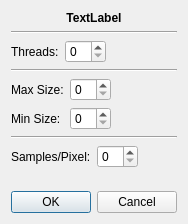
<?xml version="1.0" encoding="UTF-8"?>
<ui version="4.0">
 <class>PathTracingParametersForNd</class>
 <widget class="QDialog" name="PathTracingParametersForNd">
  <property name="geometry">
   <rect>
    <x>0</x>
    <y>0</y>
    <width>184</width>
    <height>224</height>
   </rect>
  </property>
  <property name="windowTitle">
   <string>Dialog</string>
  </property>
  <layout class="QVBoxLayout" name="verticalLayout">
   <item>
    <widget class="QLabel" name="label_space">
     <property name="font">
      <font>
       <weight>75</weight>
       <bold>true</bold>
      </font>
     </property>
     <property name="text">
      <string>TextLabel</string>
     </property>
     <property name="alignment">
      <set>Qt::AlignCenter</set>
     </property>
    </widget>
   </item>
   <item>
    <widget class="Line" name="line_3">
     <property name="orientation">
      <enum>Qt::Horizontal</enum>
     </property>
    </widget>
   </item>
   <item>
    <layout class="QHBoxLayout" name="horizontalLayout">
     <item>
      <widget class="QLabel" name="label">
       <property name="text">
        <string>Threads:</string>
       </property>
      </widget>
     </item>
     <item>
      <widget class="QSpinBox" name="spinBox_threads"/>
     </item>
     <item>
      <spacer name="horizontalSpacer">
       <property name="orientation">
        <enum>Qt::Horizontal</enum>
       </property>
       <property name="sizeHint" stdset="0">
        <size>
         <width>40</width>
         <height>20</height>
        </size>
       </property>
      </spacer>
     </item>
    </layout>
   </item>
   <item>
    <widget class="Line" name="line">
     <property name="orientation">
      <enum>Qt::Horizontal</enum>
     </property>
    </widget>
   </item>
   <item>
    <layout class="QHBoxLayout" name="horizontalLayout_2">
     <item>
      <layout class="QFormLayout" name="formLayout">
       <item row="0" column="0">
        <widget class="QLabel" name="label_2">
         <property name="text">
          <string>Max Size:</string>
         </property>
        </widget>
       </item>
       <item row="0" column="1">
        <widget class="QSpinBox" name="spinBox_max_size"/>
       </item>
       <item row="1" column="0">
        <widget class="QLabel" name="label_3">
         <property name="text">
          <string>Min Size:</string>
         </property>
        </widget>
       </item>
       <item row="1" column="1">
        <widget class="QSpinBox" name="spinBox_min_size"/>
       </item>
      </layout>
     </item>
     <item>
      <spacer name="horizontalSpacer_2">
       <property name="orientation">
        <enum>Qt::Horizontal</enum>
       </property>
       <property name="sizeHint" stdset="0">
        <size>
         <width>40</width>
         <height>20</height>
        </size>
       </property>
      </spacer>
     </item>
    </layout>
   </item>
   <item>
    <widget class="Line" name="line_2">
     <property name="orientation">
      <enum>Qt::Horizontal</enum>
     </property>
    </widget>
   </item>
   <item>
    <layout class="QHBoxLayout" name="horizontalLayout_4">
     <item>
      <widget class="QLabel" name="label_4">
       <property name="text">
        <string>Samples/Pixel:</string>
       </property>
      </widget>
     </item>
     <item>
      <widget class="QSpinBox" name="spinBox_samples_per_pixel"/>
     </item>
     <item>
      <spacer name="horizontalSpacer_4">
       <property name="orientation">
        <enum>Qt::Horizontal</enum>
       </property>
       <property name="sizeHint" stdset="0">
        <size>
         <width>40</width>
         <height>20</height>
        </size>
       </property>
      </spacer>
     </item>
    </layout>
   </item>
   <item>
    <spacer name="verticalSpacer">
     <property name="orientation">
      <enum>Qt::Vertical</enum>
     </property>
     <property name="sizeHint" stdset="0">
      <size>
       <width>20</width>
       <height>40</height>
      </size>
     </property>
    </spacer>
   </item>
   <item>
    <widget class="QDialogButtonBox" name="buttonBox">
     <property name="orientation">
      <enum>Qt::Horizontal</enum>
     </property>
     <property name="standardButtons">
      <set>QDialogButtonBox::Cancel|QDialogButtonBox::Ok</set>
     </property>
     <property name="centerButtons">
      <bool>true</bool>
     </property>
    </widget>
   </item>
  </layout>
 </widget>
 <resources/>
 <connections>
  <connection>
   <sender>buttonBox</sender>
   <signal>accepted()</signal>
   <receiver>PathTracingParametersForNd</receiver>
   <slot>accept()</slot>
   <hints>
    <hint type="sourcelabel">
     <x>248</x>
     <y>254</y>
    </hint>
    <hint type="destinationlabel">
     <x>157</x>
     <y>274</y>
    </hint>
   </hints>
  </connection>
  <connection>
   <sender>buttonBox</sender>
   <signal>rejected()</signal>
   <receiver>PathTracingParametersForNd</receiver>
   <slot>reject()</slot>
   <hints>
    <hint type="sourcelabel">
     <x>316</x>
     <y>260</y>
    </hint>
    <hint type="destinationlabel">
     <x>286</x>
     <y>274</y>
    </hint>
   </hints>
  </connection>
 </connections>
</ui>
